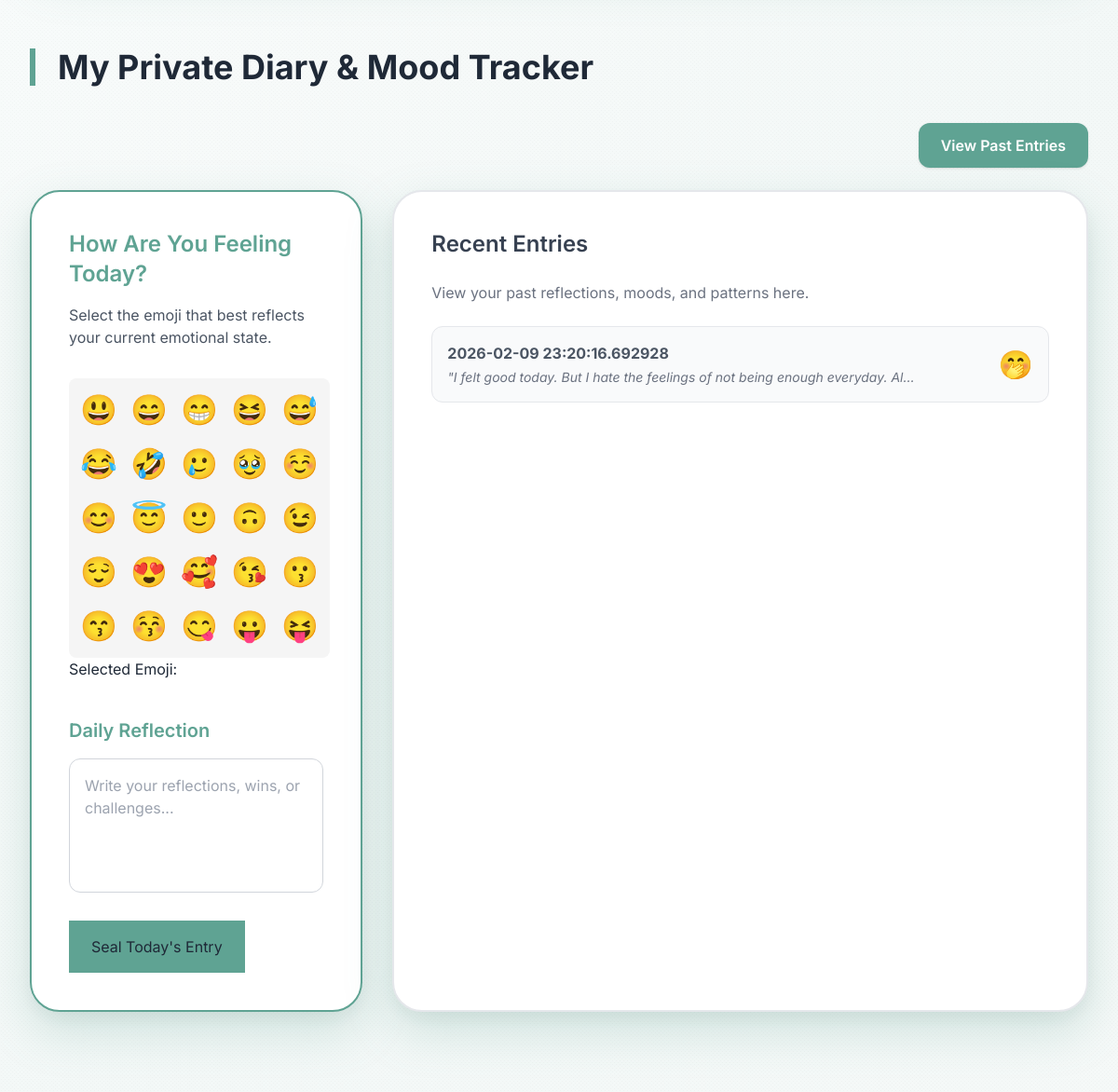
/ (signed in, middle part), run on an earlier commit of the app's database.
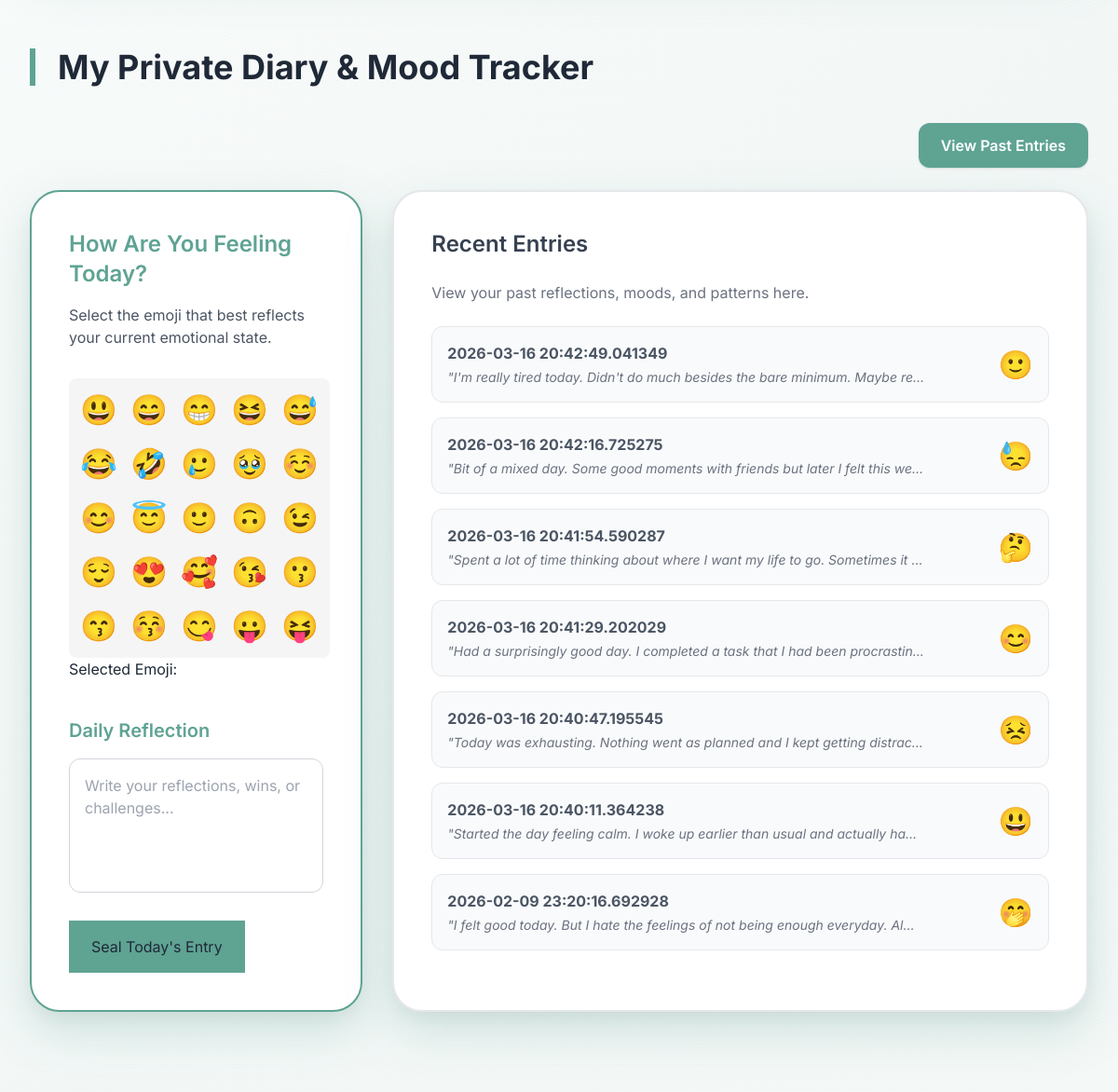
And on a later commit of the database.
### serenify.py (models this page shows, shortened)
class DiaryEntry(db.Model):
    id = db.Column(db.Integer, primary_key=True)
    content = db.Column(db.Text, nullable=False)
    emoji = db.Column(db.String(10), nullable=True)
    created_at = db.Column(db.DateTime, nullable=False)
    user_id = db.Column(db.Integer, db.ForeignKey('user.id'), nullable=False)

### serenify.py (the view)
@app.route('/')
def home():
    user = None
    EMOJIS = [
        "😃","😄","😁","😆","😅","😂","🤣","🥲","🥹","☺️","😊","😇","🙂","🙃","😉","😌",
        "😍","🥰","😘","😗","😙","😚","😋","😛","😝","😜","🤪","🤨","🧐","🤓","😎","🥸",
        "🤩","🥳","🙂‍↕️","😏","😒","🙂‍↔️","😞","😔","😟","😕","🙁","☹️","😣","😖","😫","😩",
        "🥺","😢","😭","😮‍💨","😤","😠","😡","🤬","🤯","😳","🥵","🥶","😱","😨","😰","😥",
        "😓","🫣","🤗","🫡","🤔","🫢","🤭","🤫","🤥","😶","😶‍🌫️","😐","😑","😬","🫨","🫠",
        "🙄","😯","😦","😧","😮","😲","🥱","😴","🫩","🤤","😪","😵","😵‍💫","🫥","🤐","🥴",
        "🤢","🤮","🤧","😷","🤒","🤕","🤑","🤠"
    ]
    diary_entries = []
    if 'username' in session:
        user = User.query.filter_by(username=session['username']).first()
        diary_entries = DiaryEntry.query.filter_by(author=user).order_by(DiaryEntry.created_at.desc()).limit(7).all()
    return render_template('home.html', user=user, diary_entries=diary_entries, EMOJIS=EMOJIS)

### templates/home.html (shortened to what this page needs)
<!DOCTYPE html>
<html lang="en">
<head>
    <script src="https://cdn.tailwindcss.com"></script>
</head>
<body class="text-gray-800">
    <main class="max-w-7xl mx-auto px-4 sm:px-6 lg:px-8 py-10">
       <section id="diary" class="py-12">
    <h3 class="text-4xl font-bold mb-10 section-header">My Private Diary & Mood Tracker</h3>
    <div class="flex justify-end mb-6">
        <a href="/past-entries/"
           class="py-3 px-6 rounded-xl bg-[#5fa393] text-white font-semibold shadow hover:bg-[#4e7a7a] transition">
            View Past Entries
        </a>
    </div>
    <div class="grid lg:grid-cols-3 gap-8">
        <form action="/diary/" method="POST" class="contents">
            <div class="lg:col-span-1 p-10 bg-white rounded-[2rem] card-shadow border-2"
                 style="border-color: var(--color-primary);">
                <h4 class="text-2xl font-semibold mb-4" style="color: var(--color-primary);">
                    How Are You Feeling Today?
                </h4>
                <p class="mb-8 text-gray-600 text-base">
                    Select the emoji that best reflects your current emotional state.
                </p>
                <div class="emoji-container">
                    {% for emoji in EMOJIS %}
                    <div class="emoji" onclick="selectEmoji('{{ emoji }}')">{{ emoji }}</div>
                    {% endfor %}
                </div>
                <p>Selected Emoji: </p>
                <h4 class="text-xl font-semibold mt-10 mb-4" style="color: var(--color-primary);">
                    Daily Reflection
                </h4>
                <div role="group">
                    <textarea placeholder="Write your reflections, wins, or challenges..."
                              class="void-input w-full p-4 rounded-xl h-36"
                              name="diary-entries"></textarea>
                    <button type="submit"
                            class="block text-center mt-6 py-4 px-6 btn-primary hover:scale-[1.005]">
                        Seal Today's Entry
                    </button>
                </div>
            </div>
            <div class="lg:col-span-2 p-10 bg-white rounded-[2rem] card-shadow border-2 border-gray-200">
                <h4 class="text-2xl font-semibold mb-6 text-gray-700">Recent Entries</h4>
                <p class="mb-6 text-gray-500">View your past reflections, moods, and patterns here.</p>
                <div class="space-y-4" id="latest-entry">
                    {% for entry in diary_entries %}
                    <div class="p-4 bg-gray-50 rounded-xl border border-gray-200
                            flex justify-between items-center hover:bg-gray-100 transition duration-150">
                        <div>
                            <p class="font-bold text-base text-gray-600">
                                {{ entry.created_at }}
                            </p>
                            <p class="text-sm mt-1 text-gray-500 italic truncate max-w-lg">
                                "{{ entry.content }}"
                            </p>
                        </div>
                        <span class="text-3xl ml-4 flex-shrink-0">
                            {{ entry.emoji }}
                        </span>
                    </div>
                    {% endfor %}
                </div>
            </div>
        </form>
    </div>
</section>
        <section id="distress-reasons" class="py-12">
        </section>
    </main>
</body>
</html>

What changed in the data, as far as the page shows it:
added DiaryEntry: created_at "2026-03-16 20:42:49.041349", content "I'm really tired today. Didn't do much besides the bare minimum. Maybe re…", emoji "🙂"
added DiaryEntry: created_at "2026-03-16 20:42:16.725275", content "Bit of a mixed day. Some good moments with friends but later I felt this we…", emoji "😓"
added DiaryEntry: created_at "2026-03-16 20:41:54.590287", content "Spent a lot of time thinking about where I want my life to go. Sometimes it…", emoji "🤔"
added DiaryEntry: created_at "2026-03-16 20:41:29.202029", content "Had a surprisingly good day. I completed a task that I had been procrastin…", emoji "😊"
added DiaryEntry: created_at "2026-03-16 20:40:47.195545", content "Today was exhausting. Nothing went as planned and I kept getting distrac…", emoji "😣"
added DiaryEntry: created_at "2026-03-16 20:40:11.364238", content "Started the day feeling calm. I woke up earlier than usual and actually ha…", emoji "😃"
